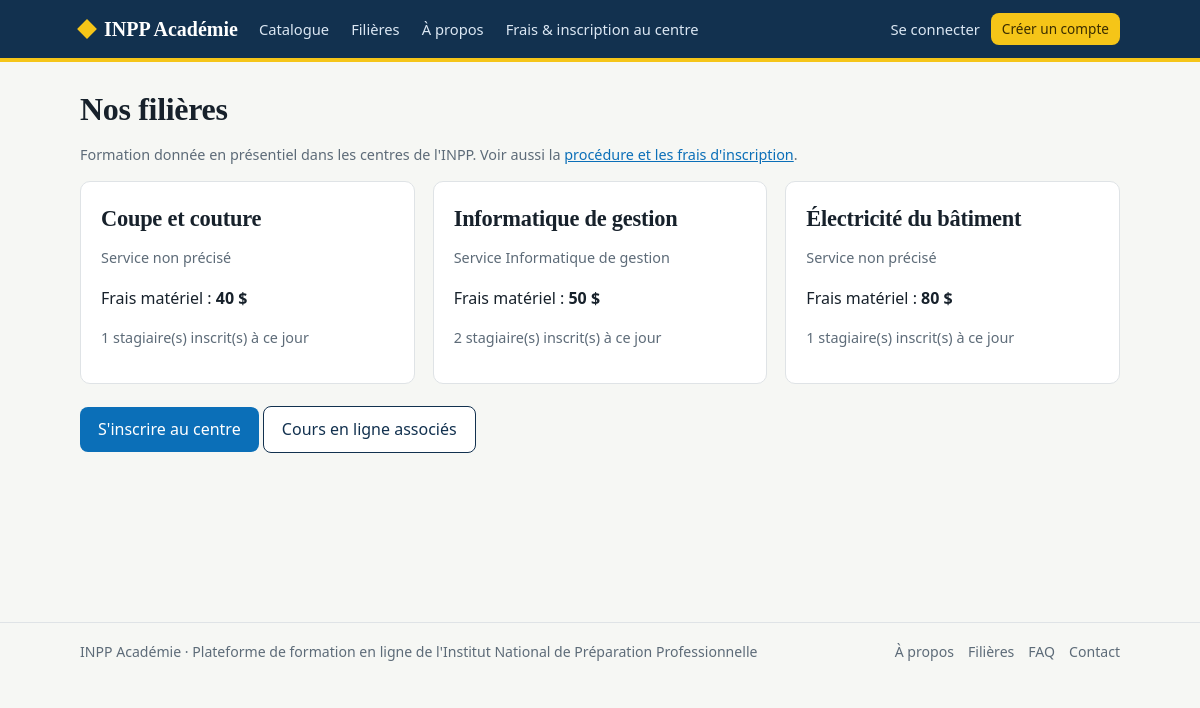
Screenshot of /filieres with the database file from the repository.
### tables this page shows
CREATE TABLE filieres (
    id INTEGER PRIMARY KEY AUTOINCREMENT,
    name TEXT NOT NULL UNIQUE,
    material_fee REAL NOT NULL DEFAULT 0,      -- frais matériel en USD (40, 50, 80 selon la filière)
    active INTEGER NOT NULL DEFAULT 1
, service_id INTEGER REFERENCES services(id));

CREATE TABLE services (
    id INTEGER PRIMARY KEY AUTOINCREMENT,
    name TEXT NOT NULL UNIQUE,
    chef_id INTEGER REFERENCES users(id) ON DELETE SET NULL,   -- le chef de service est aussi formateur
    active INTEGER NOT NULL DEFAULT 1
);

### app.py (the view)
@app.route("/filieres")
def filieres_public():
    rows = get_db().execute(
        "SELECT f.*, s.name AS service_name, "
        "(SELECT COUNT(*) FROM registrations r WHERE r.filiere_id=f.id) AS nb_stagiaires "
        "FROM filieres f LEFT JOIN services s ON s.id=f.service_id WHERE f.active=1 ORDER BY f.name"
    ).fetchall()
    return render_template("filieres_public.html", filieres=rows)

### app.py (called while the page is built)
def get_db():
    if "db" not in g:
        g.db = database.connect()
    return g.db

@app.before_request
def csrf_protect():
    if request.method == "POST":
        sent = request.form.get("_csrf", "")
        if not sent or not secrets.compare_digest(sent, session.get("_csrf", "")):
            abort(400, "Formulaire expiré. Rechargez la page et recommencez.")

@app.before_request
def load_user():
    g.user = None
    uid = session.get("uid")
    if uid:
        g.user = get_db().execute("SELECT * FROM users WHERE id=?", (uid,)).fetchone()
        if g.user is None:
            session.clear()
    if (g.user and g.user["must_change_password"]
            and request.endpoint not in ("change_password", "logout", "static")):
        return redirect(url_for("change_password"))

@app.context_processor
def inject_nav():
    pending = 0
    if g.get("user") and g.user["role"] == "formateur":
        pending = get_db().execute(
            "SELECT COUNT(*) FROM enrollments e JOIN courses c ON c.id=e.course_id "
            "WHERE c.trainer_id=? AND e.status='pending'", (g.user["id"],)).fetchone()[0]
    return {"pending_total": pending}

### db.py (called while the page is built)
def connect():
    conn = sqlite3.connect(DB_PATH)
    conn.row_factory = sqlite3.Row
    conn.execute("PRAGMA foreign_keys = ON")
    return conn

### fees.py (called while the page is built)
def format_money(value, currency):
    value = float(value or 0)
    text = f"{int(round(value)):,}".replace(",", "\u202f") if abs(value - round(value)) < 0.005 \
        else f"{value:,.2f}".replace(",", "\u202f")
    return f"{text}\u00a0$" if currency == "USD" else f"{text}\u00a0Fc"

### templates/filieres_public.html (shortened to what this page needs)
{% extends "base.html" %}{% block title %}Filières{% endblock %}
{% block content %}
<h1>Nos filières</h1>
<p class="meta">Formation donnée en présentiel dans les centres de l'INPP. Voir aussi la <a href="{{ url_for('procedure') }}">procédure et les frais d'inscription</a>.</p>
<div class="grid">
{% for f in filieres %}
  <article class="card">
    <h2 style="margin:4px 0">{{ f.name }}</h2>
    <p class="meta">{{ f.service_name or 'Service non précisé' }}</p>
    <p>Frais matériel : <strong>{{ f.material_fee|money('USD') }}</strong></p>
    {% if f.nb_stagiaires %}<p class="meta">{{ f.nb_stagiaires }} stagiaire(s) inscrit(s) à ce jour</p>{% endif %}
  </article>
{% endfor %}
</div>
<p style="margin-top:22px"><a class="btn" href="{{ url_for('procedure') }}">S'inscrire au centre</a> <a class="btn alt" href="{{ url_for('catalogue') }}">Cours en ligne associés</a></p>
{% endblock %}

### static/style.css (style rules this page uses)
:root { --ink:#17212b;--muted:#5d6b78;--navy:#12314f;--river:#0b6fb8;--sun:#f5c518;--paper:#f6f7f4;--card:#fff;--line:#dfe3e6;--ok:#1f7a4d;--okbg:#e6f4ec;--bad:#b3261e;--badbg:#fdeceb;--warn:#7a5a00;--warnbg:#fff4cc;--infobg:#e7f1fa }
* { box-sizing:border-box }
body { margin:0;font:16px/1.55 "Segoe UI",Roboto,Helvetica,Arial,sans-serif;color:var(--ink);background:var(--paper) }
h1,h2,h3 { font-family:Georgia,"Times New Roman",serif;line-height:1.2;margin:0 0 .5em;letter-spacing:-.01em }
h1 { font-size:2rem }
h2 { font-size:1.4rem }
a { color:var(--river) }
.card { background:var(--card);border:1px solid var(--line);border-radius:10px;padding:20px }
.grid { display:grid;grid-template-columns:repeat(auto-fill,minmax(300px,1fr));gap:18px }
.meta { color:var(--muted);font-size:.9rem }
.btn { display:inline-block;background:var(--river);color:#fff;border:0;border-radius:8px;padding:10px 18px;font:600 .95rem inherit;font-family:inherit;text-decoration:none;cursor:pointer }
.btn.alt { background:#fff;color:var(--navy);border:1px solid var(--navy) }

### rows the page displays
filieres: name "Coupe et couture", service_name "Service non précisé", material_fee "40 $", nb_stagiaires "1"
filieres: name "Informatique de gestion", name "Service Informatique de gestion", material_fee "50 $", nb_stagiaires "2"
filieres: name "Électricité du bâtiment", service_name "Service non précisé", material_fee "80 $", nb_stagiaires "1"
